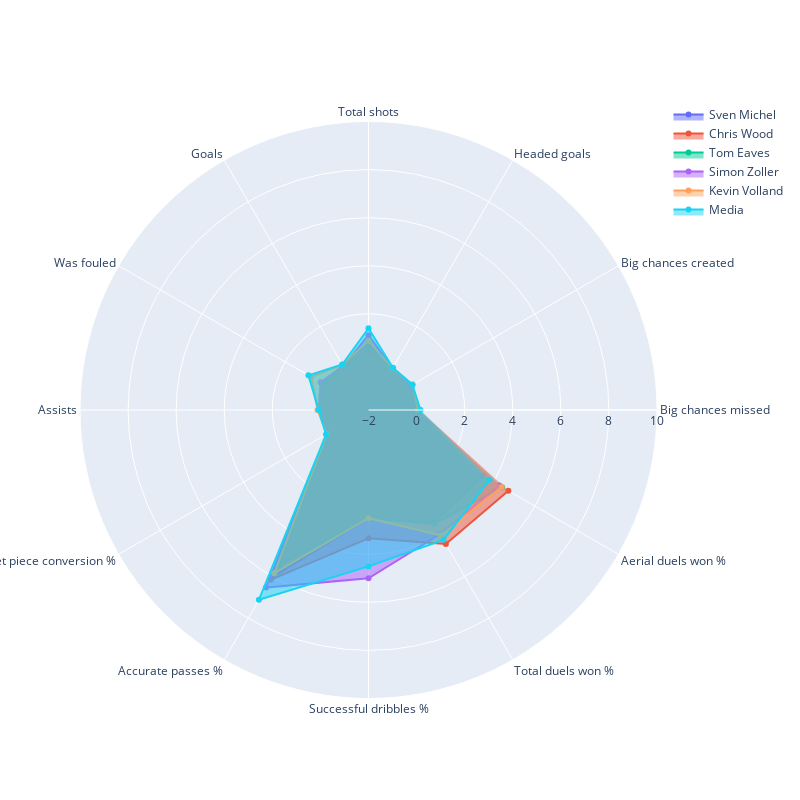

Notebook cell for this chart:
### Code cell
buscar_jugadores_similares('Sven Michel', caracteristicas_grafico)

### Figure 1 — Plotly figure (JSON) as saved in the notebook; plotly's stock layout.template omitted (floating-point values rounded to 4 significant figures)
{"data": [{"fill": "toself", "name": "Sven Michel", "r": [0, 0.05, 0, 0.76, 0.14, 0.19, 0.05, 0, 6.025, 2.5, 3.417, 3.472], "theta": ["Big chances missed", "Big chances created", "Headed goals", "Total shots", "Goals", "Was fouled", "Assists", "Set piece conversion %", "Accurate passes %", "Successful dribbles %", "Total duels won %", "Aerial duels won %"], "type": "scatterpolar"}, {"fill": "toself", "name": "Chris Wood", "r": [0.12, 0, 0, 0.48, 0.12, 0.28, 0, 0, 6.158, 3.333, 4.435, 4.719], "theta": ["Big chances missed", "Big chances created", "Headed goals", "Total shots", "Goals", "Was fouled", "Assists", "Set piece conversion %", "Accurate passes %", "Successful dribbles %", "Total duels won %", "Aerial duels won %"], "type": "scatterpolar"}, {"fill": "toself", "name": "Tom Eaves", "r": [0.05, 0.1, 0, 0.6, 0, 0.2, 0.05, 0, 5.405, 2.5, 3.464, 4.419], "theta": ["Big chances missed", "Big chances created", "Headed goals", "Total shots", "Goals", "Was fouled", "Assists", "Set piece conversion %", "Accurate passes %", "Successful dribbles %", "Total duels won %", "Aerial duels won %"], "type": "scatterpolar"}, {"fill": "toself", "name": "Simon Zoller", "r": [0.07, 0.04, 0, 1.11, 0.11, 0.3, 0.07, 0, 6.526, 5, 3.956, 4.286], "theta": ["Big chances missed", "Big chances created", "Headed goals", "Total shots", "Goals", "Was fouled", "Assists", "Set piece conversion %", "Accurate passes %", "Successful dribbles %", "Total duels won %", "Aerial duels won %"], "type": "scatterpolar"}, {"fill": "toself", "name": "Kevin Volland", "r": [0.06, 0.12, 0, 0.88, 0.18, 0.76, 0.12, 0, 5.842, 2.5, 4.024, 4.4], "theta": ["Big chances missed", "Big chances created", "Headed goals", "Total shots", "Goals", "Was fouled", "Assists", "Set piece conversion %", "Accurate passes %", "Successful dribbles %", "Total duels won %", "Aerial duels won %"], "type": "scatterpolar"}, {"fill": "toself", "name": "Media", "r": [0.1638, 0.1063, 0.03045, 1.401, 0.1864, 0.8844, 0.07359, 0.04013, 7.117, 4.506, 4.236, 3.811], "theta": ["Big chances missed", "Big chances created", "Headed goals", "Total shots", "Goals", "Was fouled", "Assists", "Set piece conversion %", "Accurate passes %", "Successful dribbles %", "Total duels won %", "Aerial duels won %"], "type": "scatterpolar"}], "layout": {"autosize": false, "height": 800, "polar": {"radialaxis": {"range": [-2, 10], "visible": true}}, "showlegend": true, "width": 800}}
